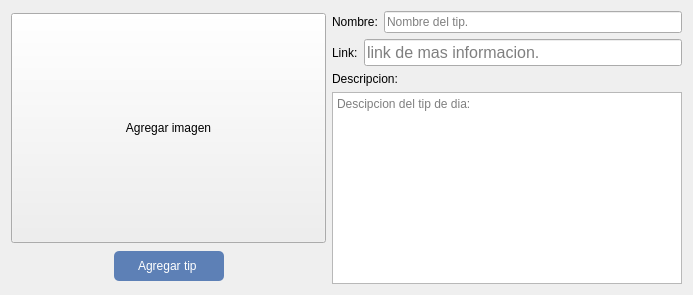
              <widget class="QWidget" name="page_12">
               <layout class="QGridLayout" name="gridLayout_30">
                <item row="0" column="0" rowspan="3">
                 <layout class="QVBoxLayout" name="verticalLayout_18">
                  <item>
                   <widget class="QPushButton" name="pushButton_agregarImagen">
                    <property name="minimumSize">
                     <size>
                      <width>315</width>
                      <height>230</height>
                     </size>
                    </property>
                    <property name="cursor">
                     <cursorShape>OpenHandCursor</cursorShape>
                    </property>
                    <property name="styleSheet">
                     <string notr="true">background-color:none;</string>
                    </property>
                    <property name="text">
                     <string>Agregar imagen</string>
                    </property>
                    <property name="iconSize">
                     <size>
                      <width>315</width>
                      <height>230</height>
                     </size>
                    </property>
                   </widget>
                  </item>
                  <item>
                   <layout class="QHBoxLayout" name="horizontalLayout_49">
                    <item>
                     <spacer name="horizontalSpacer_54">
                      <property name="orientation">
                       <enum>Qt::Horizontal</enum>
                      </property>
                      <property name="sizeHint" stdset="0">
                       <size>
                        <width>40</width>
                        <height>20</height>
                       </size>
                      </property>
                     </spacer>
                    </item>
                    <item>
                     <widget class="QPushButton" name="pushButton_agregar_tip">
                      <property name="minimumSize">
                       <size>
                        <width>110</width>
                        <height>30</height>
                       </size>
                      </property>
                      <property name="styleSheet">
                       <string notr="true">border:solid 1px #5d80b6;
border-radius:5px;
background-color: #5d80b6;
color: white;
font: 11pt &quot;MS Shell Dlg 2&quot;;</string>
                      </property>
                      <property name="text">
                       <string>Agregar tip </string>
                      </property>
                     </widget>
                    </item>
                    <item>
                     <spacer name="horizontalSpacer_55">
                      <property name="orientation">
                       <enum>Qt::Horizontal</enum>
                      </property>
                      <property name="sizeHint" stdset="0">
                       <size>
                        <width>40</width>
                        <height>20</height>
                       </size>
                      </property>
                     </spacer>
                    </item>
                   </layout>
                  </item>
                 </layout>
                </item>
                <item row="0" column="1">
                 <layout class="QHBoxLayout" name="horizontalLayout_47">
                  <item>
                   <widget class="QLabel" name="label">
                    <property name="text">
                     <string>Nombre:</string>
                    </property>
                   </widget>
                  </item>
                  <item>
                   <widget class="QLineEdit" name="lineEdit_nombreTip">
                    <property name="placeholderText">
                     <string>Nombre del tip.</string>
                    </property>
                   </widget>
                  </item>
                 </layout>
                </item>
                <item row="1" column="1">
                 <layout class="QHBoxLayout" name="horizontalLayout_48">
                  <item>
                   <widget class="QLabel" name="label_2">
                    <property name="text">
                     <string>Link:</string>
                    </property>
                   </widget>
                  </item>
                  <item>
                   <widget class="QLineEdit" name="lineEdit_link">
                    <property name="font">
                     <font>
                      <family>MS Shell Dlg 2</family>
                      <pointsize>12</pointsize>
                      <weight>50</weight>
                      <italic>false</italic>
                      <bold>false</bold>
                     </font>
                    </property>
                    <property name="placeholderText">
                     <string>link de mas informacion.</string>
                    </property>
                   </widget>
                  </item>
                 </layout>
                </item>
                <item row="2" column="1">
                 <layout class="QVBoxLayout" name="verticalLayout_17">
                  <item>
                   <widget class="QLabel" name="label_descipcion">
                    <property name="text">
                     <string>Descripcion:</string>
                    </property>
                   </widget>
                  </item>
                  <item>
                   <widget class="QPlainTextEdit" name="plainTextEdit_descripcion">
                    <property name="minimumSize">
                     <size>
                      <width>350</width>
                      <height>91</height>
                     </size>
                    </property>
                    <property name="placeholderText">
                     <string>Descipcion del tip de dia:</string>
                    </property>
                   </widget>
                  </item>
                 </layout>
                </item>
               </layout>
              </widget>
